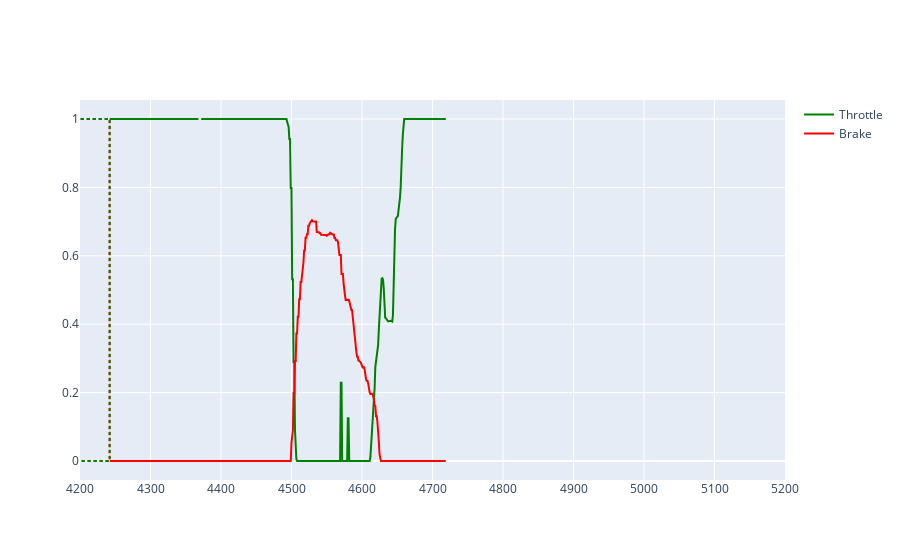
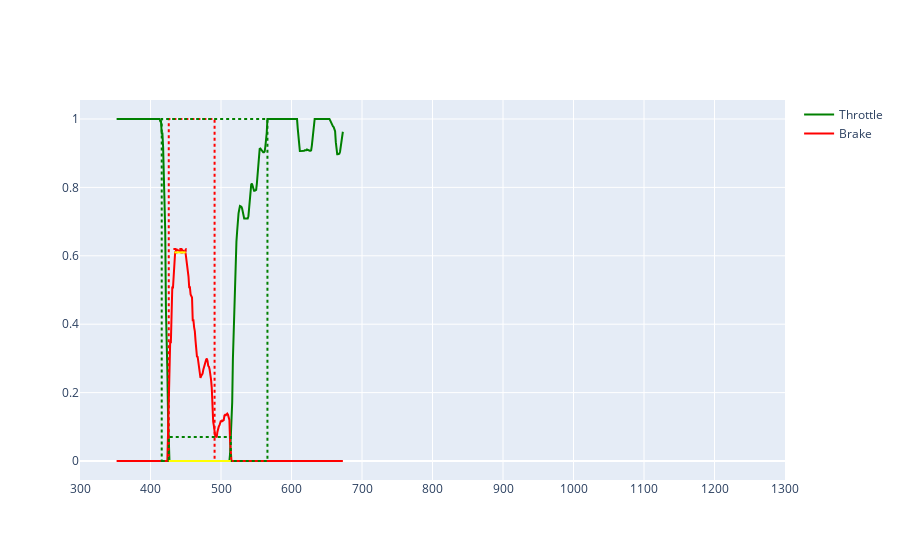
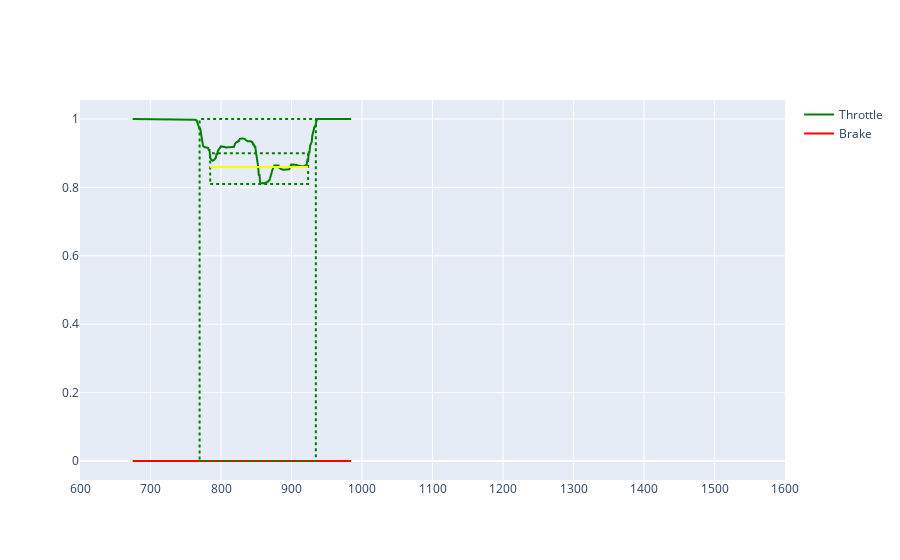
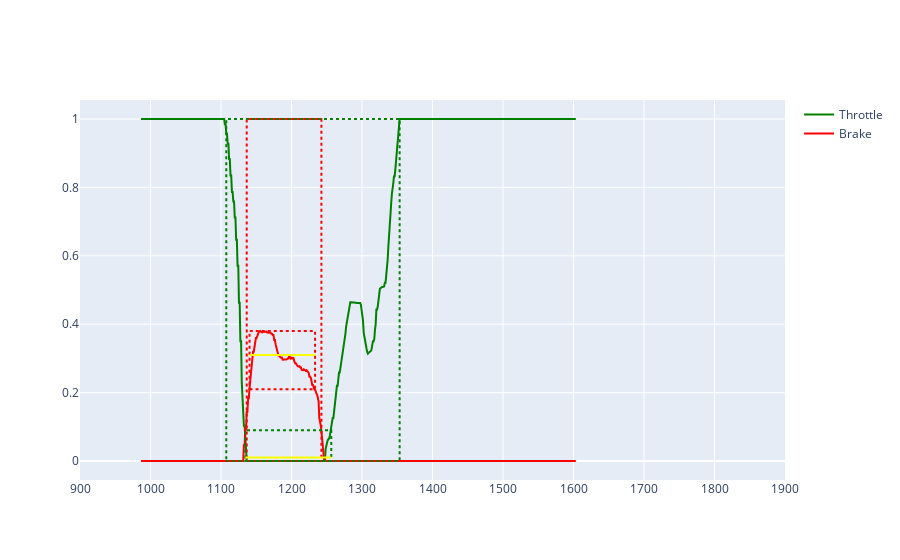

Notebook code cell kept with these figures, in order:
### Code cell
segments, used_laps = fast_lap_analyzer.extract_segments(sector_start_end, data_frames, laps_with_telemetry, df_max)
for i in range(len(segments)):
    segment = segments[i]
    fig = lap_fig(segment.telemetry_for_fig(), columns=["Throttle", "Brake"])
    brake_features = segment.brake_features()
    if brake_features:
        fig_add_features(fig, segment.brake_features())
    throttle_features = segment.throttle_features()
    if throttle_features:
        fig_add_features(fig, segment.throttle_features(), color="green")
    fig.show()

### Figure 1 — Plotly figure (JSON) as saved in the notebook; plotly's stock layout.template omitted (floating-point values rounded to 4 significant figures; data arrays with more than 128 entries replaced by an {"elided": "..."} marker saying what was removed)
{"data": [{"line": {"color": "green"}, "marker": {"size": 1}, "name": "Throttle", "showlegend": true, "type": "scatter", "x": {"elided": "476 float values"}, "y": {"elided": "476 float values"}}, {"line": {"color": "red"}, "marker": {"size": 1}, "name": "Brake", "showlegend": true, "type": "scatter", "x": {"elided": "476 float values"}, "y": {"elided": "476 float values"}}], "layout": {"shapes": [{"line": {"color": "red", "dash": "dot", "width": 2}, "type": "rect", "x0": 133.9, "x1": 4242.0, "xref": "x", "y0": 0, "y1": 1, "yref": "y"}, {"line": {"color": "red", "dash": "dot", "width": 2}, "type": "rect", "x0": 148.9, "x1": 200.9, "xref": "x", "y0": 0.6, "y1": 0.7, "yref": "y"}, {"line": {"color": "yellow", "width": 2}, "type": "line", "x0": 148.9, "x1": 200.9, "xref": "x", "y0": 0.66, "y1": 0.66, "yref": "y"}, {"line": {"color": "green", "dash": "dot", "width": 2}, "type": "rect", "x0": 125.9, "x1": 4242.0, "xref": "x", "y0": 0, "y1": 1, "yref": "y"}, {"line": {"color": "green", "dash": "dot", "width": 2}, "type": "rect", "x0": 135.9, "x1": 245.9, "xref": "x", "y0": 0, "y1": 0.1, "yref": "y"}, {"line": {"color": "yellow", "width": 2}, "type": "line", "x0": 135.9, "x1": 245.9, "xref": "x", "y0": 0, "y1": 0, "yref": "y"}], "xaxis": {"dtick": 100, "range": [4200, 5200]}}}

### Figure 2 — Plotly figure (JSON) as saved in the notebook; plotly's stock layout.template omitted (floating-point values rounded to 4 significant figures; data arrays with more than 128 entries replaced by an {"elided": "..."} marker saying what was removed)
{"data": [{"line": {"color": "green"}, "marker": {"size": 1}, "name": "Throttle", "showlegend": true, "type": "scatter", "x": {"elided": "322 float values"}, "y": {"elided": "322 float values"}}, {"line": {"color": "red"}, "marker": {"size": 1}, "name": "Brake", "showlegend": true, "type": "scatter", "x": {"elided": "322 float values"}, "y": {"elided": "322 float values"}}], "layout": {"shapes": [{"line": {"color": "red", "dash": "dot", "width": 2}, "type": "rect", "x0": 425.9, "x1": 490.9, "xref": "x", "y0": 0, "y1": 1, "yref": "y"}, {"line": {"color": "red", "dash": "dot", "width": 2}, "type": "rect", "x0": 433.9, "x1": 449.9, "xref": "x", "y0": 0.61, "y1": 0.62, "yref": "y"}, {"line": {"color": "yellow", "width": 2}, "type": "line", "x0": 433.9, "x1": 449.9, "xref": "x", "y0": 0.61, "y1": 0.61, "yref": "y"}, {"line": {"color": "green", "dash": "dot", "width": 2}, "type": "rect", "x0": 415.9, "x1": 565.9, "xref": "x", "y0": 0, "y1": 1, "yref": "y"}, {"line": {"color": "green", "dash": "dot", "width": 2}, "type": "rect", "x0": 425.9, "x1": 513.9, "xref": "x", "y0": 0, "y1": 0.07, "yref": "y"}, {"line": {"color": "yellow", "width": 2}, "type": "line", "x0": 425.9, "x1": 513.9, "xref": "x", "y0": 0, "y1": 0, "yref": "y"}], "xaxis": {"dtick": 100, "range": [300, 1300]}}}

### Figure 3 — Plotly figure (JSON) as saved in the notebook; plotly's stock layout.template omitted (floating-point values rounded to 4 significant figures; data arrays with more than 128 entries replaced by an {"elided": "..."} marker saying what was removed)
{"data": [{"line": {"color": "green"}, "marker": {"size": 1}, "name": "Throttle", "showlegend": true, "type": "scatter", "x": {"elided": "311 float values"}, "y": {"elided": "311 float values"}}, {"line": {"color": "red"}, "marker": {"size": 1}, "name": "Brake", "showlegend": true, "type": "scatter", "x": {"elided": "311 float values"}, "y": {"elided": "311 int values"}}], "layout": {"shapes": [{"line": {"color": "green", "dash": "dot", "width": 2}, "type": "rect", "x0": 769.6, "x1": 934.6, "xref": "x", "y0": 0, "y1": 1, "yref": "y"}, {"line": {"color": "green", "dash": "dot", "width": 2}, "type": "rect", "x0": 784.6, "x1": 923.6, "xref": "x", "y0": 0.81, "y1": 0.9, "yref": "y"}, {"line": {"color": "yellow", "width": 2}, "type": "line", "x0": 784.6, "x1": 923.6, "xref": "x", "y0": 0.86, "y1": 0.86, "yref": "y"}], "xaxis": {"dtick": 100, "range": [600, 1600]}}}

### Figure 4 — Plotly figure (JSON) as saved in the notebook; plotly's stock layout.template omitted (floating-point values rounded to 4 significant figures; data arrays with more than 128 entries replaced by an {"elided": "..."} marker saying what was removed)
{"data": [{"line": {"color": "green"}, "marker": {"size": 1}, "name": "Throttle", "showlegend": true, "type": "scatter", "x": {"elided": "618 float values"}, "y": {"elided": "618 float values"}}, {"line": {"color": "red"}, "marker": {"size": 1}, "name": "Brake", "showlegend": true, "type": "scatter", "x": {"elided": "618 float values"}, "y": {"elided": "618 float values"}}], "layout": {"shapes": [{"line": {"color": "red", "dash": "dot", "width": 2}, "type": "rect", "x0": 1136.0, "x1": 1242.0, "xref": "x", "y0": 0, "y1": 1, "yref": "y"}, {"line": {"color": "red", "dash": "dot", "width": 2}, "type": "rect", "x0": 1140.0, "x1": 1233.0, "xref": "x", "y0": 0.21, "y1": 0.38, "yref": "y"}, {"line": {"color": "yellow", "width": 2}, "type": "line", "x0": 1140.0, "x1": 1233.0, "xref": "x", "y0": 0.31, "y1": 0.31, "yref": "y"}, {"line": {"color": "green", "dash": "dot", "width": 2}, "type": "rect", "x0": 1107.0, "x1": 1353.0, "xref": "x", "y0": 0, "y1": 1, "yref": "y"}, {"line": {"color": "green", "dash": "dot", "width": 2}, "type": "rect", "x0": 1134.0, "x1": 1256.0, "xref": "x", "y0": 0, "y1": 0.09, "yref": "y"}, {"line": {"color": "yellow", "width": 2}, "type": "line", "x0": 1134.0, "x1": 1256.0, "xref": "x", "y0": 0.01, "y1": 0.01, "yref": "y"}], "xaxis": {"dtick": 100, "range": [900, 1900]}}}
